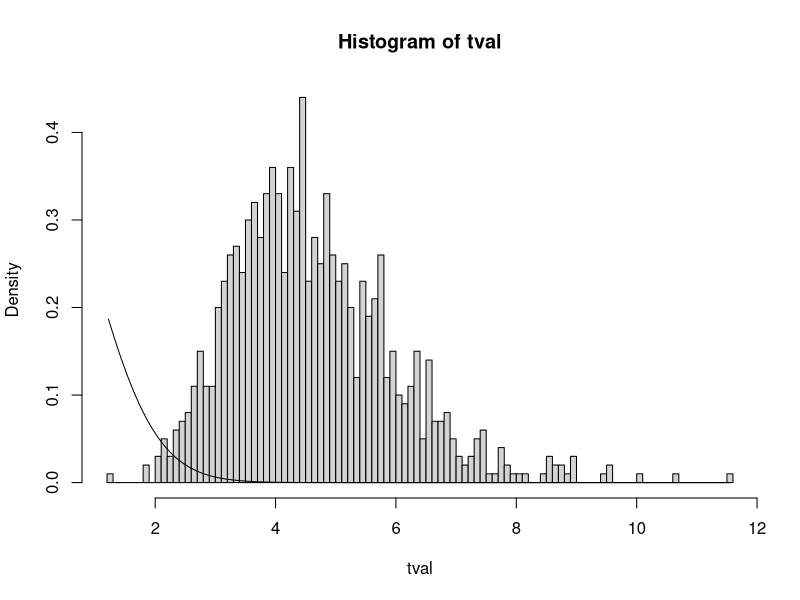

Source code (R):
# Test de moyenne unilatéral - T test simulation (Monte Carlo)
# Objectif: Estimation de puissance 
# dans le cas: 1 échantillon (comparasion à une moyenne nulle)

# Clear environment
rm(list=ls())

#-----------------------------------------------------------------------
# Paramètres de la simulation
#-----------------------------------------------------------------------


# Number of runs
runs = 1000

# Sample size
n = 20


# Difference between the means
# reference mean
meanref = 0
# no difference to test the alpha level (type I errors)
meand0 = meanref
# non null to test how often the existing effect is found (power)
meand = 0.1 + meanref

# Standard deviation of sample
s = 0.1

# Erreur de 1ère espèce
alpha = 0.05

#---------------------------------------------------
# t-test simulations (Monte-Carlo)
#---------------------------------------------------

ttest_normal<-function(runs, meanref, meand, n, s, alpha){
  
  # Independent variable (predictor)
  x = c(
    rep(1,n)	# group 
  )
  x = factor(x)
  
  # Perform runs (with stochastic sampling)
  tval = numeric(runs) # to store resulting t statistics
  tval_hand = numeric(runs) # to store resulting t statistics (computed by hand)
  pval = numeric(runs) # to store resulting p-values
  for (r in 1:runs) {
    # Generate random independent samples with normal distributions
    # for the dependent variable (predicted)
    y = c(
      rnorm(n,mean=meand,sd=s)
    )
    
    # Run model : on stocke les t-statistics et p-values
    # du modèle généré par R.
    model = t.test(y)
    tval[r] = model$statistic
    pval[r] = model$p.value
    
    # Hand-made equivalent to compute the t statistic
    # (will produce the same value as model$statistic)
    # DV for group
    y1 = y[x==1]
    # Pooled standard deviation
    s12 = sd(y1)
    tval_hand[r] = (mean(y1)-meanref)/(s12/sqrt(n))
  }
  
  # Display the resulting statistics
  res = data.frame(
    t_statistic=tval,
    t_statistic_hand=tval_hand,
    p_value=pval
  )
  head(res,10)
  
  # Histograms for the observed t statistic on independent samples
  hist(tval,freq=FALSE,breaks=100)
  # Curve for the theoretical distribution for independent samples
  # (if mean = 0)
  s_range = seq(min(tval),max(tval),length.out=100)
  lines(s_range,dt(s_range,n+n-2))
  # if the histogram and curve match,
  # this means we cannot differentiate the results at chance level)
  
  # Directly exploit the pvalues generated by the model
  # to get the power of type I error rate (depending on meand value)
  # p5_model devrait tendre vers 0.05 si meand = 0
  # p5_model nous donne la puissance du test si meand != 0
  nb = sum(pval<alpha)
  # --> signifie que si meand = 0, on conclue à tort un effet à un ratio p5_model
  # si meand != 0, on affirme à raison un effet à un ratio p5_model
  p5_model = nb/runs
  
  # Compute the ratio of type I errors (should be <0.5)
  # equivalent to what precedes (to help you understand the computations)
  # (using the t statistic table/function)
  # p5_hand devrait etre égal à p5_model
  thr_low = qt(alpha/2,n+n-2,lower.tail=T)
  thr_upp = qt(alpha/2,n+n-2,lower.tail=F)
  nb = sum(tval<thr_low | tval>thr_upp)
  p5_hand = nb/runs
  
  # On calcule la puissance théorique (analytique) du t-test avec le package power:
  # NB: Dans le cas n1 = n2 = n, on devrait avoir p5_package = p5_model = p5_hand.
  p5_package = power.t.test(n=n, d = meand/s, sig.level = alpha, type = "one.sample", alternative = "one.sided")$power
  
  # Add these results to the global table
  results = data.frame(
    n=n,
    mean_diff=meand,
    sd=s,
    runs=runs,
    p5_model=p5_model,
    p5_hand=p5_hand,
    p5_package=p5_package 
  )
  results
}
ttest_normal(runs, meanref, meand, n, s, alpha)
# If meand=0, we expect the proportion of p-values<0.05 to be roughly at 0.05 (type I error rate)
# If meand!=0, we expect the proportion of p-values<0.05 to be the highest possible (power)
